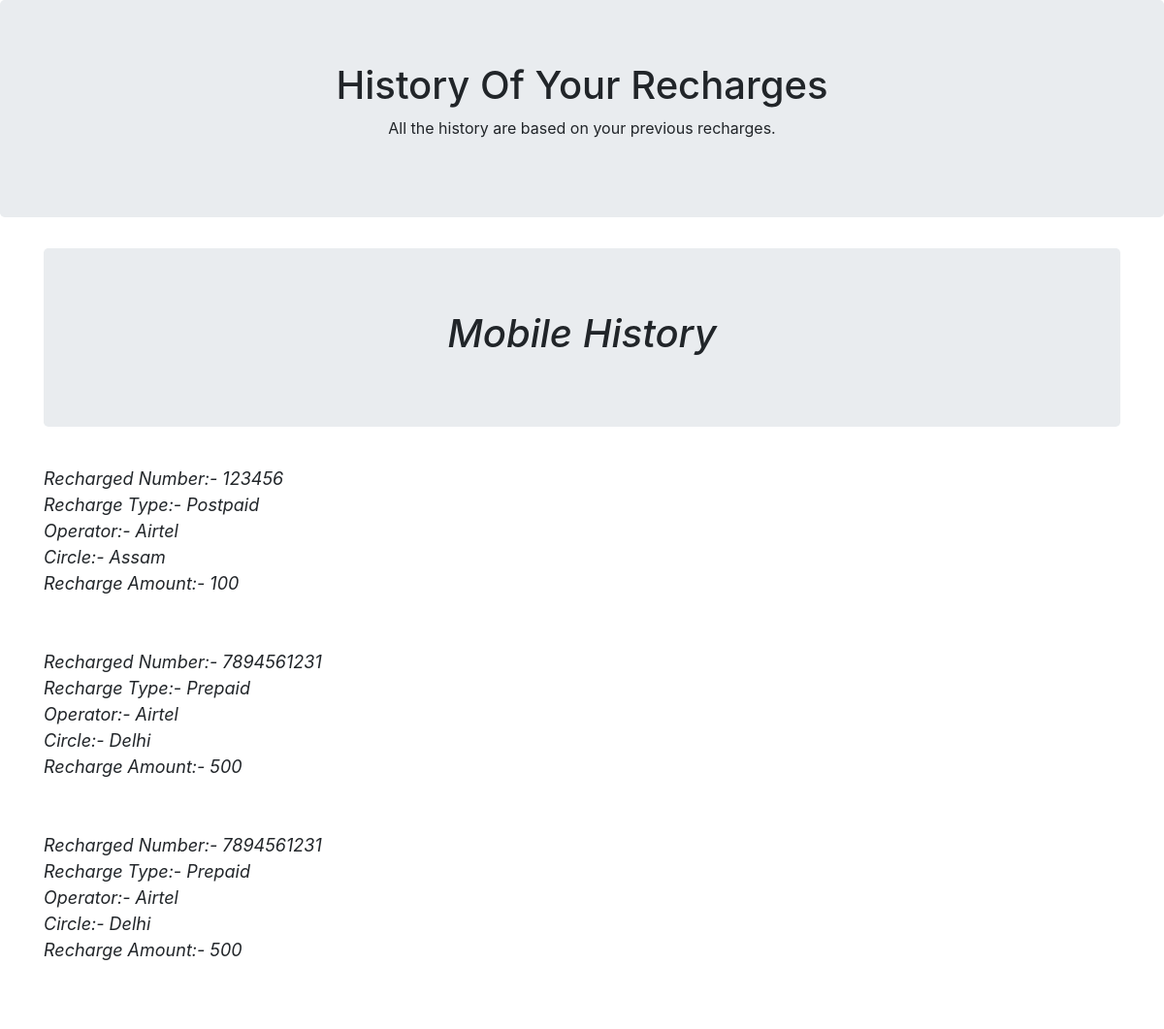
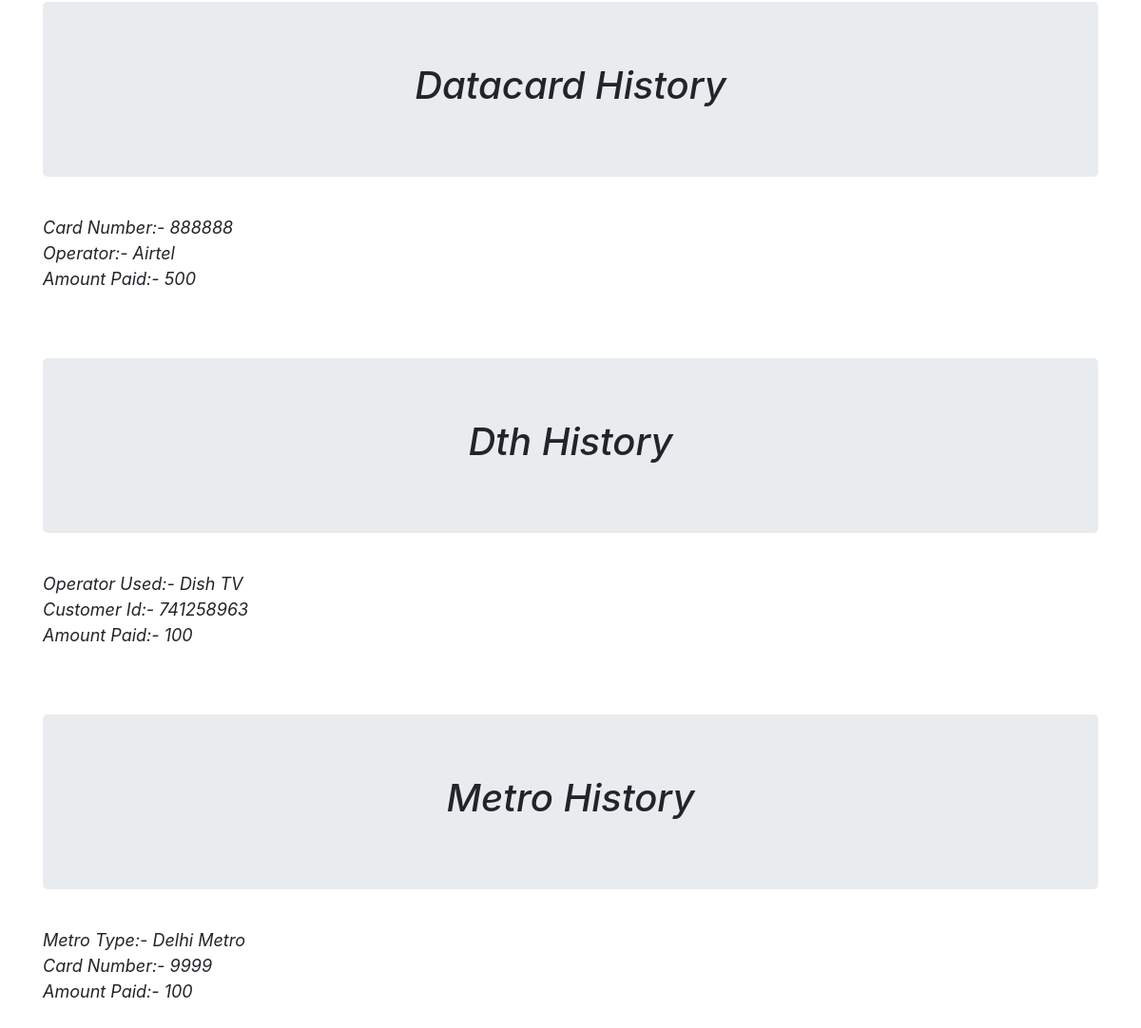
/history/ (signed in), run on the app's committed database (2 pictures, top to bottom).
### recharge/models.py (models this page shows, shortened)
class Mobile_recharge(models.Model):
	Enter_Your_Mobile_Number = models.CharField(max_length=10)
	TYPE = (
		('Postpaid', 'Postpaid'),
		('Prepaid', 'Prepaid'),
	)
	Recharge_Type = models.CharField(max_length=50, choices=TYPE)
	OPERATOR =(
		('Airtel', 'Airtel'),
		('Vodafone', 'Vodafone'),
		('Jio', 'Jio'),
		('Idea', 'Idea'),
		('Bsnl', 'Bsnl'),
		('Uninor', 'Uninor'),
	)
	Operator = models.CharField(max_length=50, choices=OPERATOR)
	CIRCLE =(
		('Andhra Pradesh', 'Andhra Pradesh'),
		('Assam', 'Assam'),
		('Bihar', 'Bihar'),
		('Haryana', 'Haryana'),
		('Delhi', 'Delhi'),
		('Gujarat', 'Gujarat'),
		('Uttar Pradesh', 'Uttar Pradesh'),
		('Himachal Pradesh', 'Himachal Pradesh'),
		('Karnataka', 'Karnataka'),
		('Madhya Pradesh', 'Madhya Pradesh'),
		('Mumbai', 'Mumbai'),
		('Chennai', 'Chennai'),
		('Tamil Nadu', 'Tamil Nadu'),
	)
	Circle = models.CharField(max_length=25, choices=CIRCLE)
	Recharge_Amount =models.IntegerField(default=10)
	Time_of_Recharge =models.DateTimeField()
	Currentuser = models.ForeignKey(User, on_delete=models.CASCADE,default=None)
	class Meta:
		ordering =['-id'] # This is used for showing the latest created model in the top of any template page where u want to show your models objects, basically tha latest object created is on the top of the template.

class Datacard_recharge(models.Model):
	Data_Card_Number =models.CharField(max_length=15)
	OPERATOR =(
		('Airtel', 'Airtel'),
		('Bsnl', 'Bsnl'),
		('Idea', 'Idea'),
		('Jio', 'Jio'),
		('MTNL', 'MTNL'),
		('Vodafone', 'Vodafone')
	)
	Select_Datacard_Operator =models.CharField(max_length=25,choices=OPERATOR)
	Recharge_Amount =models.IntegerField(blank=False,null=False)
	Currentuser = models.ForeignKey(User, on_delete=models.CASCADE,default=None)

class Dth_recharge(models.Model):
	DTH =(
		('Dish TV', 'Dish TV'),
		('Videocon', 'Videocon'),
		('Tata Sky', 'Tata Sky'),
		('Airtel Tv', 'Airtel Tv'),
		('Sun Direct', 'Sun Direct'),
	)
	Select_DTH_Operator =models.CharField(max_length=50,choices=DTH)
	Customer_id =models.CharField(default=0,max_length=25)
	Recharge_Amount = models.IntegerField(default=0,blank=False,null=False)
	Currentuser = models.ForeignKey(User, on_delete=models.CASCADE,default=None)

class Metro_recharge(models.Model):
	TYPE = (
		('Delhi Metro', 'Delhi Metro'),
		('Hyderabad Metro', 'Hyder Metro'),
		('Mumbai Metro', 'Mumbai Metro'),
	)
	Select_Metro_Type =models.CharField(max_length=25,choices=TYPE)
	Card_Number =models.CharField(max_length=25)
	Recharge_Amount =models.IntegerField(blank=False,null=False)
	Currentuser = models.ForeignKey(User, on_delete=models.CASCADE,default=None)

### home/views.py (the view)
# urls.py: path('history/',views.history,name='historyindex'),
@login_required
def history(request):
	result_of_mobile =Mobile_recharge.objects.filter(Currentuser=request.user)
	result_of_dth =Dth_recharge.objects.filter(Currentuser=request.user)
	result_of_datacard =Datacard_recharge.objects.filter(Currentuser=request.user)
	result_of_metro =Metro_recharge.objects.filter(Currentuser=request.user)
	return render(request,'home/history.html',{'mobile':result_of_mobile,'dth':result_of_dth,'datacard':result_of_datacard,'metro':result_of_metro})

### home/templates/home/history.html (shortened to what this page needs)
<!DOCTYPE html>
<html lang="en">
<head>
  <link rel="stylesheet" href="https://maxcdn.bootstrapcdn.com/bootstrap/4.3.1/css/bootstrap.min.css">
    <link rel="stylesheet" href="https://stackpath.bootstrapcdn.com/bootstrap/4.2.1/css/bootstrap.min.css">
</head>
<body>
<div class="jumbotron text-center">
  <h1>History Of Your Recharges</h1>
  <p>All the history are based on your previous recharges.</p>
</div>
<i style="font-size: 18px;">
<div class="container">
  <div class="jumbotron text-center">
  <h1>Mobile History</h1>
</div>
  <div class="row">
    <div class="col-sm-4">
      <p>
      {% if mobile %}
  {% for m in mobile %}
  Recharged Number:- {{m.Enter_Your_Mobile_Number}} <br>
  Recharge Type:- {{m.Recharge_Type}} <br>
  Operator:- {{m.Operator}} <br>
  Circle:- {{m.Circle}} <br>
  Recharge Amount:- {{m.Recharge_Amount}}<br>
  <br/><br/>
  {% endfor %}
  {% else %}
  <h3>No match Found!!!!</h3>
  {% endif %}
      </p>
    </div>
  </div>
</div>
<div class="container">
  <div class="jumbotron text-center">
  <h1>Datacard History</h1>
</div>
  <div class="row">
    <div class="col-sm-4">
      <p>
      {% if dth %}
  {% for d in datacard %}
  Card Number:- {{d.Data_Card_Number}} <br>
  Operator:- {{d.Select_Datacard_Operator}} <br>
  Amount Paid:- {{d.Recharge_Amount}} <br>
  <br/><br/>
  {% endfor %}
  {% else %}
  <h3>No match Found!!!!</h3>
  {% endif %}
      </p>
    </div>
  </div>
</div>
<div class="container">
  <div class="jumbotron text-center">
  <h1>Dth History</h1>
</div>
  <div class="row">
    <div class="col-sm-4">
      <p>
      {% if dth %}
  {% for d in dth %}
  Operator Used:- {{d.Select_DTH_Operator}} <br>
  Customer Id:- {{d.Customer_id}} <br>
  Amount Paid:- {{d.Recharge_Amount}} <br>
  <br/><br/>
  {% endfor %}
  {% else %}
  <h3>No match Found!!!!</h3>
  {% endif %}
      </p>
    </div>
  </div>
</div>
<div class="container">
  <div class="jumbotron text-center">
  <h1>Metro History</h1>
</div>
  <div class="row">
    <div class="col-sm-4">
      <p>
      {% if metro %}
  {% for mt in metro %}
  Metro Type:- {{mt.Select_Metro_Type}} <br>
  Card Number:- {{mt.Card_Number}} <br>
  Amount Paid:- {{mt.Recharge_Amount}} <br>
  <br/><br/>
  {% endfor %}
  {% else %}
  <h3>No match Found!!!!</h3>
  {% endif %}
      </p>
    </div>
  </div>
</div>
</i>
</body>
</html>

### data on the page
Mobile_recharge: Enter_Your_Mobile_Number "123456", Recharge_Type "Postpaid", Operator "Airtel", Circle "Assam", Recharge_Amount "100"
Mobile_recharge: Enter_Your_Mobile_Number "7894561231", Recharge_Type "Prepaid", Operator "Airtel", Circle "Delhi", Recharge_Amount "500"
Mobile_recharge: Enter_Your_Mobile_Number "7894561231", Recharge_Type "Prepaid", Operator "Airtel", Circle "Delhi", Recharge_Amount "500"
Datacard_recharge: Data_Card_Number "888888", Select_Datacard_Operator "Airtel", Recharge_Amount "500"
Dth_recharge: Select_DTH_Operator "Dish TV", Customer_id "741258963", Recharge_Amount "100"
Metro_recharge: Select_Metro_Type "Delhi Metro", Card_Number "9999", Recharge_Amount "100"
